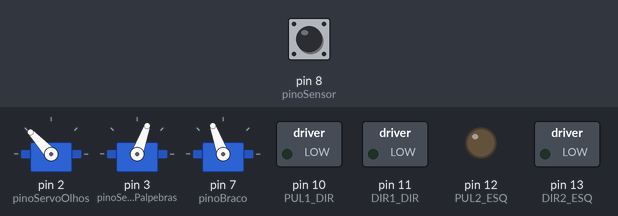
Simulated run of this sketch. Board: Arduino Uno, built with avr-gcc and run on an emulated ATmega328P. Shown: 3 × servo, switched loads named in the sketch (green lamp = pin HIGH), output pins drawn as LEDs (lit = HIGH). Inputs (shaded band) come from the test bench; at power-on: pin 8 (pinoSensor) LOW.

Above: at 2.2 s.
2.3 s: pin 8 (pinoSensor) driven HIGH
At 3.44 s:
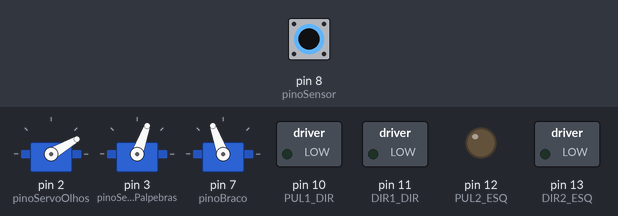
At 5.0 s:
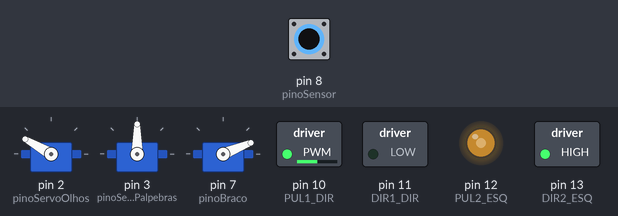
6.8 s: pin 8 (pinoSensor) driven LOW
11.3 s: pin 8 (pinoSensor) driven HIGH
At 15.0 s:
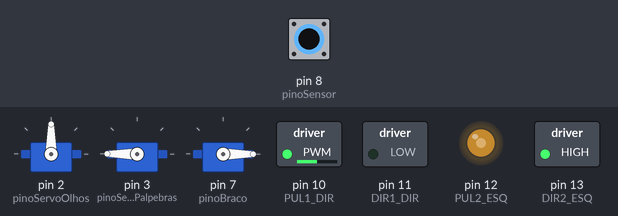
15.8 s: pin 8 (pinoSensor) driven LOW
20.3 s: pin 8 (pinoSensor) driven HIGH
At 28.7 s:
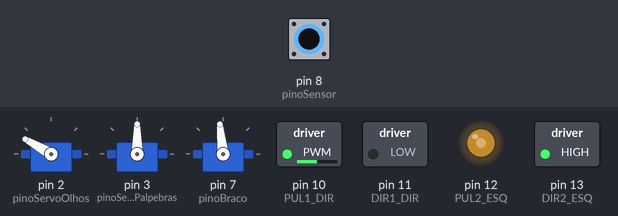
29.0 s: pin 8 (pinoSensor) pulsed LOW 2 times (0.12 s each, 0.3 s apart)
Timing chart, 0 to 85.8 s (numbered marks = the images above; inputs shaded):
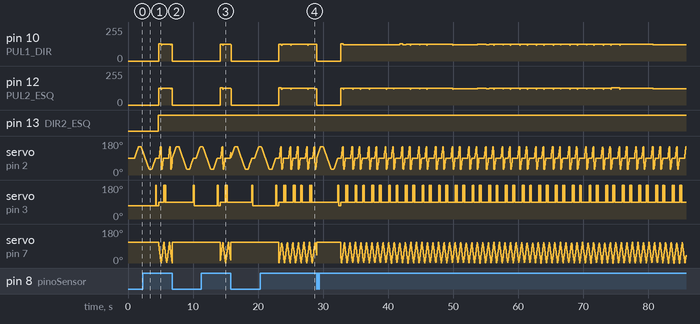

The sketch:

rainha.ino
```cpp
#include <Servo.h>

Servo meusOlhos; Servo minhasPalpebras; Servo meuBraco;

const int pinoServoOlhos = 2;   const int pinoServoPalpebras = 3;   const int pinoBraco = 7;
const int pinoSensor = 8;
const int PUL1_DIR = 10;        const int DIR1_DIR = 11;
const int PUL2_ESQ = 12;        const int DIR2_ESQ = 13;

const int posicaoCentral = 90;  const int posicaoAberta = 70;
const int posicaoBrava = 90;    const int posicaoFechada = 180;


float freqHz = 800;

int anguloBraco = 110;
int direcaoBraco = -1;

bool interromperCaca = false;

void setup() {
  meusOlhos.attach(pinoServoOlhos); minhasPalpebras.attach(pinoServoPalpebras); meuBraco.attach(pinoBraco);
  meusOlhos.write(posicaoCentral);  minhasPalpebras.write(posicaoAberta);       meuBraco.write(110);
  delay(1000);

  pinMode(pinoSensor, INPUT);
  pinMode(PUL1_DIR, OUTPUT); pinMode(DIR1_DIR, OUTPUT);
  pinMode(PUL2_ESQ, OUTPUT); pinMode(DIR2_ESQ, OUTPUT);
}

void loop() {
  int estadoSensor = digitalRead(pinoSensor);

  if (estadoSensor == HIGH) {
    interromperCaca = false;

    digitalWrite(DIR1_DIR, LOW);
    digitalWrite(DIR2_ESQ, HIGH);

    olhar_procurando_brava();
  }
  else {
    parar_motores();
    meuBraco.write(110);
    olhar_simples();
    piscada_simples();
    delay(100);
  }
}

void esperar_e_mover(int tempoMs) {
  unsigned long inicio = millis();
  int meioPeriodo = (1000000 / freqHz) / 2;
  static unsigned long ultimoMovimentoBraco = 0;

  while (millis() - inicio < tempoMs) {
    if (digitalRead(pinoSensor) == LOW) {
      parar_motores();
      interromperCaca = true;
      return;
    }


    digitalWrite(PUL1_DIR, HIGH); digitalWrite(PUL2_ESQ, HIGH);
    delayMicroseconds(meioPeriodo);
    digitalWrite(PUL1_DIR, LOW);  digitalWrite(PUL2_ESQ, LOW);
    delayMicroseconds(meioPeriodo);


    if (millis() - ultimoMovimentoBraco >= 15) {
      ultimoMovimentoBraco = millis();
      anguloBraco += (direcaoBraco * 4);

      if (anguloBraco <= 0) {
        anguloBraco = 0;
        direcaoBraco = 1;
      }
      else if (anguloBraco >= 110) {
        anguloBraco = 110;
        direcaoBraco = -1;
      }
      meuBraco.write(anguloBraco);
    }
  }
}

void parar_motores() {
  digitalWrite(PUL1_DIR, LOW); digitalWrite(PUL2_ESQ, LOW);
}

void olhar_simples() {
  int alvoDireita = posicaoCentral + 60;
  for (int pos = posicaoCentral; pos <= alvoDireita; pos++) { meusOlhos.write(pos); delay(10); }
  delay(400);
  for (int pos = alvoDireita; pos >= posicaoCentral; pos--) { meusOlhos.write(pos); delay(10); }
  int alvoEsquerda = posicaoCentral - 60;
  for (int pos = posicaoCentral; pos >= alvoEsquerda; pos--) { meusOlhos.write(pos); delay(10); }
  delay(400);
  for (int pos = alvoEsquerda; pos <= posicaoCentral; pos++) { meusOlhos.write(pos); delay(10); }
}

void piscada_simples() {
  minhasPalpebras.write(posicaoFechada); delay(120);
  minhasPalpebras.write(posicaoAberta);  delay(200);
}

void olhar_procurando_brava() {
  for (int repeticao = 0; repeticao < 2; repeticao++) {
    if (interromperCaca) return;

    minhasPalpebras.write(posicaoBrava);
    esperar_e_mover(100); if (interromperCaca) return;

    int alvoDireita = posicaoCentral + 60;
    for (int pos = posicaoCentral; pos <= alvoDireita; pos += 3) {
      meusOlhos.write(pos);
      esperar_e_mover(10);
      if (interromperCaca) return;
    }
    esperar_e_mover(80); if (interromperCaca) return;

    int alvoEsquerda = posicaoCentral - 60;
    for (int pos = alvoDireita; pos >= alvoEsquerda; pos -= 4) {
      meusOlhos.write(pos);
      esperar_e_mover(2);
      if (interromperCaca) return;
    }
    esperar_e_mover(80); if (interromperCaca) return;

    for (int pos = alvoEsquerda; pos <= posicaoCentral; pos += 3) {
      meusOlhos.write(pos);
      esperar_e_mover(10);
      if (interromperCaca) return;
    }
    esperar_e_mover(50); if (interromperCaca) return;

    minhasPalpebras.write(posicaoFechada); esperar_e_mover(60); if (interromperCaca) return; minhasPalpebras.write(posicaoBrava); esperar_e_mover(50); if (interromperCaca) return;
    minhasPalpebras.write(posicaoFechada); esperar_e_mover(60); if (interromperCaca) return; minhasPalpebras.write(posicaoBrava); esperar_e_mover(50); if (interromperCaca) return;
    minhasPalpebras.write(posicaoFechada); esperar_e_mover(60); if (interromperCaca) return; minhasPalpebras.write(posicaoBrava); esperar_e_mover(50); if (interromperCaca) return;

    if (repeticao == 0) { esperar_e_mover(300); if (interromperCaca) return; }
  }
}
```

Measured:
- after the input at 2.3 s, pin 10 (PUL1_DIR): 0/255 → 128/255 after 2.4 s, → 119/255 0.40 s later, → 127/255 0.08 s later, → 125/255 1.4 s later; pin 12 (PUL2_ESQ): 0/255 → 127/255 after 2.4 s, → 119/255 0.40 s later, → 127/255 0.08 s later, → 125/255 1.4 s later
